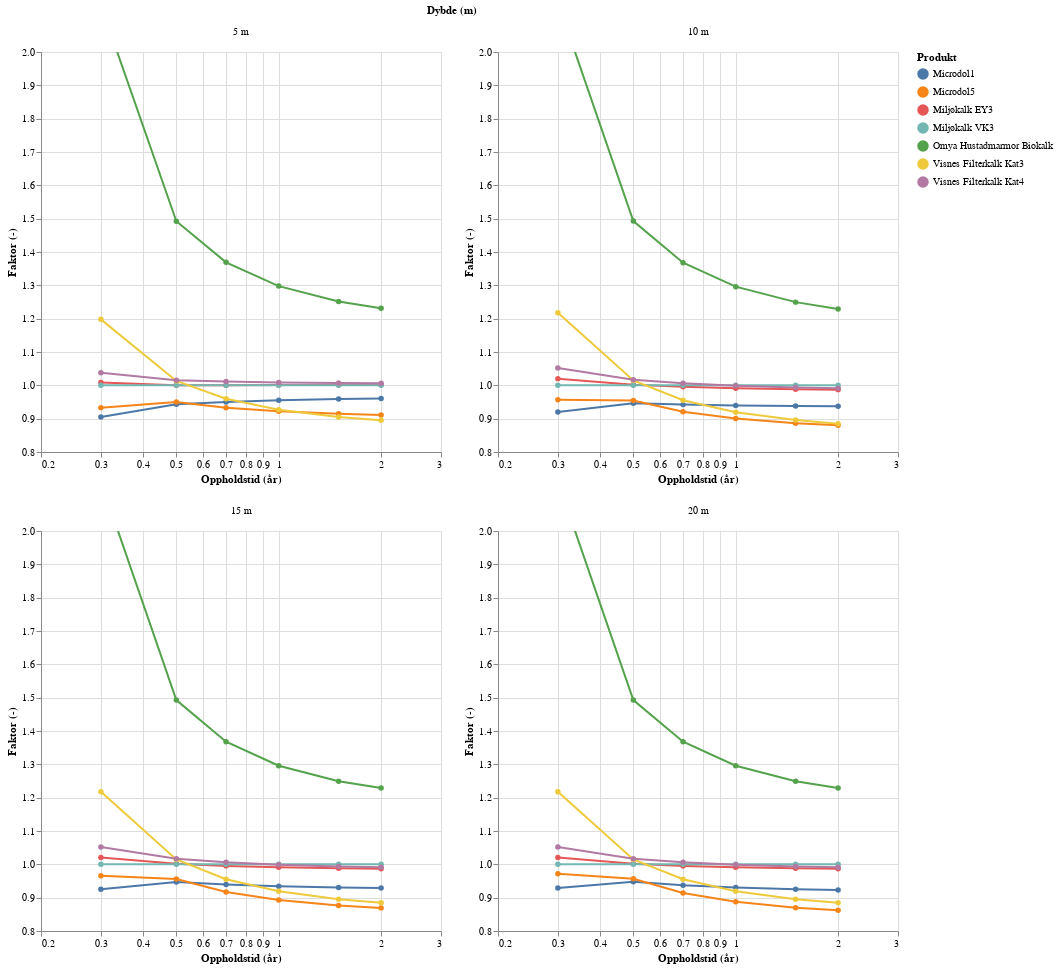

Here is the notebook cell this chart was saved with:
### Code cell
# Plot
om_df["Dybde (m)"] = om_df["Dybde (m)"].astype(str) + " m"
checkbox_selection = alt.selection_point(fields=["Produkt"], bind="legend")
chart = (
    alt.Chart(om_df)
    .mark_line(point=True)
    .encode(
        x=alt.X(
            "Oppholdstid (år):Q", scale=alt.Scale(type="log", base=10, domain=(0.2, 3))
        ),
        y=alt.Y(
            "Faktor (-):Q",
            scale=alt.Scale(domain=(0.8, 2)),
            axis=alt.Axis(title="Faktor (-)"),
        ),
        color="Produkt:N",
        opacity=alt.condition(checkbox_selection, alt.value(1), alt.value(0)),
        tooltip=["Oppholdstid (år)", "Faktor (-)", "Produkt"],
    )
    .add_params(checkbox_selection)
    .properties(width=400, height=400)
    .facet(
        facet=alt.Facet("Dybde (m):N", sort=[5, 10, 15, 20]),
        columns=2,
    )
    .resolve_scale(x="independent", y="independent")
    .interactive()
)

chart

### Figure 1 — Vega-Lite specification as saved in the notebook (floating-point values rounded to 4 significant figures; data arrays with more than 128 entries replaced by an {"elided": "..."} marker saying what was removed)
{"config": {"view": {"continuousWidth": 300, "continuousHeight": 300}}, "data": {"name": "data-13b7e6b3497c8bf3790942787e5e2fc8"}, "facet": {"field": "Dybde (m)", "sort": [5, 10, 15, 20], "type": "nominal"}, "spec": {"mark": {"type": "line", "point": true}, "encoding": {"color": {"field": "Produkt", "type": "nominal"}, "opacity": {"condition": {"param": "param_1", "value": 1}, "value": 0}, "tooltip": [{"field": "Oppholdstid (år)", "type": "quantitative"}, {"field": "Faktor (-)", "type": "quantitative"}, {"field": "Produkt", "type": "nominal"}], "x": {"field": "Oppholdstid (år)", "scale": {"base": 10, "domain": [0.2, 3], "type": "log"}, "type": "quantitative"}, "y": {"axis": {"title": "Faktor (-)"}, "field": "Faktor (-)", "scale": {"domain": [0.8, 2]}, "type": "quantitative"}}, "height": 400, "name": "view_1", "width": 400}, "columns": 2, "params": [{"name": "param_1", "select": {"type": "point", "fields": ["Produkt"]}, "bind": "legend", "views": ["view_1"]}, {"name": "param_2", "select": {"type": "interval", "encodings": ["x", "y"]}, "bind": "scales", "views": ["view_1"]}], "resolve": {"scale": {"x": "independent", "y": "independent"}}, "$schema": "https://vega.github.io/schema/vega-lite/v5.16.3.json", "datasets": {"data-13b7e6b3497c8bf3790942787e5e2fc8": {"elided": "168 records"}}}
